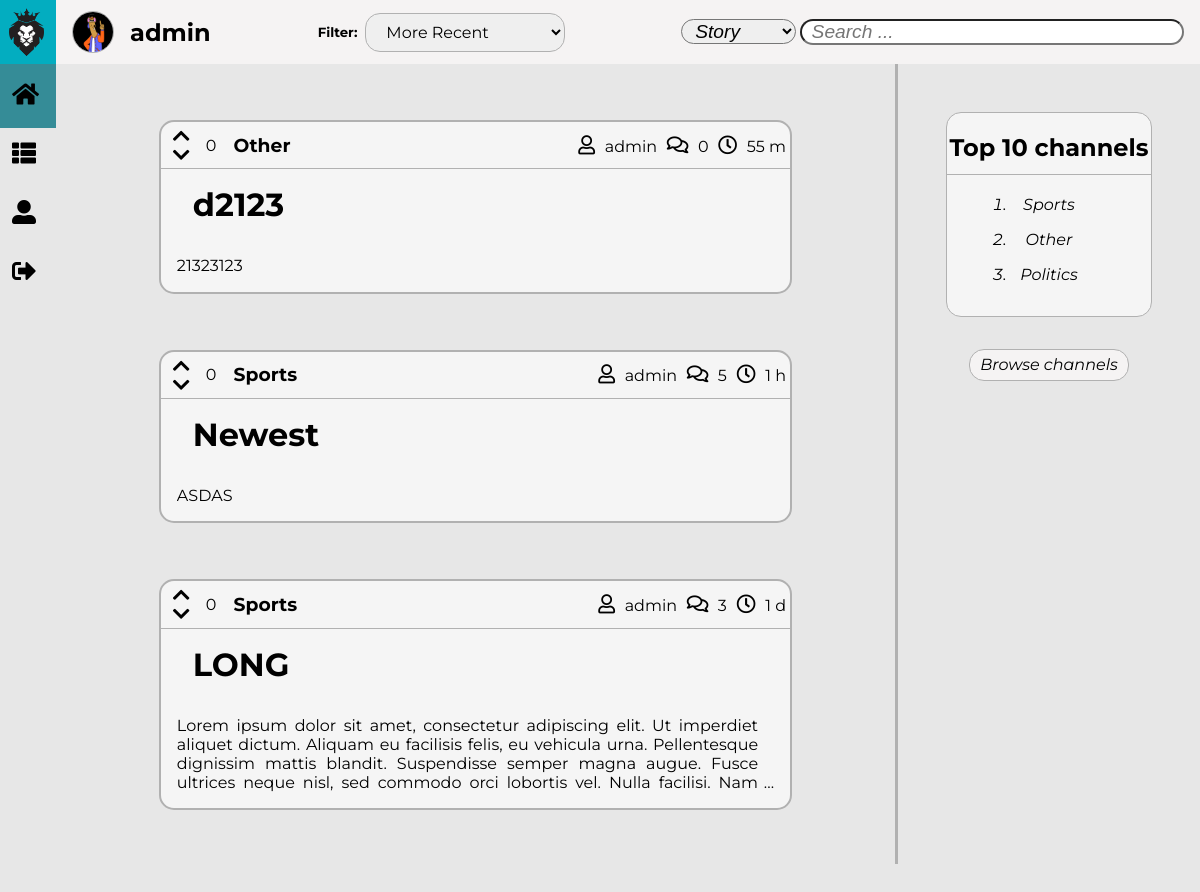
The app's page /pages/feed.php (signed in) with its own data.
### tables this page shows
CREATE TABLE Story(
    storyID INTEGER NOT NULL PRIMARY KEY,
    storyTitle TEXT NOT NULL,
    storyContent TEXT NOT NULL,
    storyPoints INTEGER,
    storyAuthor TEXT NOT NULL REFERENCES User(username),
    storyComments INTEGER NOT NULL,
    storyTime TEXT NOT NULL,
    channelName TEXT NOT NULL REFERENCES Channel(name)       
);

### pages/feed.php (called while the page is built, shortened)
<?php
    include_once('../includes/functions.php');
    include_once('../templates/tpl_common.php');
    include_once('../templates/tpl_stories.php');
    include_once('../templates/tpl_general_aside.php');
    include_once('../database/db_user.php');
    $username = $_SESSION['username'];
    $filter = isset($_GET['filter']) ? $_GET['filter'] : 2;
    $searchFilter = isset($_GET['searchFilter']) ? $_GET['searchFilter'] : 2;
    $stories = isset($_GET['search']) ? get_search_stories($filter, $searchFilter, $_GET['search']) : get_user_channel_stories($username, $filter);
    $storiesVotes = []; $votedStories = [];
    foreach($stories as $story) {
      $votes = get_story_votes($story['storyID']);
      $storiesVotes[$story['storyID']] = $votes == null ? 0 : $votes;
      $votedStories[$story['storyID']] = get_user_story_vote($username, $story['storyID']);
    }
    draw_stories(htmlentities_all($stories), htmlentities_all($storiesVotes), htmlentities_all($votedStories));
?>

### includes/functions.php (called while the page is built, shortened)
<?php function orderBy($value) {
    switch($value) {
    default:
        return 'storyID DESC';
    break;
    }
}
function data_converter($storyTime) {
    $newStoryTime = new DateTime(date('Y-m-d H:i:s'));
    $oldStoryTime = new DateTime($storyTime);
    $interval = date_diff($newStoryTime, $oldStoryTime);
    if($interval->format('%y') !== '0')
        return $interval->format('%y Y');
    else if($interval->format('%m') !== '0')
        return $interval->format('%m M');
    else if($interval->format('%d') !== '0')
        return $interval->format('%d d');
    else if($interval->format('%h') !== '0')
        return $interval->format('%h h');
    else if($interval->format('%i') !== '0')
        return $interval->format('%i m');
    else
        return $interval->format('%s s');
}
?>

### database/db_user.php (called while the page is built, shortened)
<?php
    include_once('../includes/functions.php');
    function get_user_channel_stories($username, $filter) {
      $db = Database::instance()->db();
      $stmt = $db->prepare('SELECT * FROM Story WHERE Story.channelName IN (
                            SELECT channelName FROM Subscription WHERE username = ?) ORDER BY ' . orderBy($filter));
      $stmt->execute(array($username));
      return $stmt->fetchAll();
    }
?>

### templates/tpl_stories.php (the view, shortened to what this page needs)
<?php function draw_stories($stories, $storiesVotes, $votedStories) { ?>
    <div id="masterStories">
        <form method="get" action="../pages/story.php">
            <section id="stories">  <?php
                foreach($stories as $story) { ?>
                    <article id="<?= $story['storyID'] ?>" class="storyArticle">
                        <header id="storyHeader">
                            <div id="story_<?= $story['storyID'] ?>_votes" >
                                <div>
                                    <?php
                                        if($votedStories[$story['storyID']] == 1) { ?>
                                            <div class="votes">
                                                <div>
                                                    <i id="voteUp" class="fas fa-chevron-up"></i>
                                                    <i class="fas fa-chevron-down"></i>
                                                </div>
                                                <span class="storyVotes"><?= htmlentities($storiesVotes[$story['storyID']]) ?></span>
                                            </div>
                                        <?php }
                                        else if($votedStories[$story['storyID']] == -1) { ?>
                                            <div class="votes">
                                                <div>
                                                    <i class="fas fa-chevron-up"></i>
                                                    <i id="voteDown" class="fas fa-chevron-down"></i>
                                                </div>
                                                <span class="storyVotes"><?= htmlentities($storiesVotes[$story['storyID']]) ?></span>
                                            </div>
                                        <?php }
                                        else { ?>
                                            <div class="votes">
                                                <div>
                                                    <i class="fas fa-chevron-up"></i>
                                                    <i class="fas fa-chevron-down"></i>
                                                </div>
                                                <span class="storyVotes"><?= htmlentities($storiesVotes[$story['storyID']]) ?></span>
                                            </div>
                                        <?php }
                                    ?>
                                    <a href="../pages/channel.php?channelName=<?= $story['channelName'] ?>"><h3><?= $story['channelName'] ?></h3></a>
                                </div>
                                <div>
                                    <a class="author" href="../pages/profile.php?username=<?= $story['storyAuthor'] ?>"><i class="far fa-user"></i><?= $story['storyAuthor'] ?></a>
                                    <a class="comments" href="../pages/story.php?storyID=<?= $story['storyID'] ?>#comments"><i class="far fa-comments"></i><?= $story['storyComments'] ?></a>
                                    <span class="date"><i class="far fa-clock"></i><?= data_converter($story['storyTime']) ?></span>
                                </div>
                            </div>
                            <div>
                                <h1><?= $story['storyTitle'] ?></h1>
                            </div>
                        </header>
                        <div id="storySinopse">
                            <p><?= $story['storyContent'] ?></p>
                        </div>
                    </article>
                <?php } ?>
            </section>
        </form>
    </div>
<?php } ?>

### css/common.css (style rules this page uses)
:root { --background-color: rgb(231, 231, 231); --background-header-color: rgb(3, 173, 192); --background-menu-color: rgb(53, 140, 151); --background-toolBar-color: rgb(245, 243, 243); --site-name-color: white; --site-name-font: 'Exo', sans-serif; --menu-color: white; --menu-icons-color: black; --menu-font: 'Montserrat', sans-serif; --toolBar-font: 'Montserrat', sans-serif; --toolBar-info-font-size: 1.5em; --toolBar-filter-font-size: 1em; --border-color: rgb(177, 177, 177); --messages-font: 'Montserrat', sans-serif; --success-fg-color: rgb(86, 155, 13); --error-fg-color: rgb(218, 2, 13); }
body { margin: 0em; display: grid; height: 100%; overflow: hidden; grid-template-columns: auto 5.5fr 2fr; grid-template-rows: 4em 100%; grid-template-areas: "header toolBar toolBar" "menu content aside"; background-color: var(--background-color); }
a { text-decoration: none; }

### css/stories.css (style rules this page uses)
:root { --background-color: rgb(231, 231, 231); --background-story-color: whitesmoke; --hover-font-color: rgb(3, 173, 192); --story-title-font: 'Montserrat', sans-serif; --story-header-font: 'Montserrat', sans-serif; --story-text-font: 'Montserrat', sans-serif; --border-color: rgb(177, 177, 177); }
#masterStories { grid-area: content; width: 100%; height: 100%; overflow: hidden; }
#stories { margin: 0%; width: 100%; max-height: 95%; overflow-y: auto; padding-right: 20px; }
#stories > article { margin: 3.5em auto; width: 75%; height: auto; border-radius: 15px; border: solid var(--border-color) 2px; background-color: var(--background-story-color); }
#storyHeader div { display: flex; justify-content: space-between; }
#storyHeader > div:first-child h3 { margin: 0em; }
#storyHeader > div:first-child > * { margin: 0.25em; font-family: var(--story-header-font); }
#storyHeader > div:first-child > * > * > * { padding: 0em 0.5em; }
#storyHeader > div:first-child { border-bottom: solid var(--border-color) 1px; }
#storyHeader > div:last-child { padding: 0em; justify-content: flex-start; flex-direction: column; display: flex; }
#storyHeader i { padding-top: 0.25em; font-size: 1.2em; }
#storyHeader a , span { margin: auto 0em; }
a { color: black; }
.storyVotes { padding: 0em; }
#storyHeader div:first-child div:first-child div:first-child > div { flex-direction: column; display: flex; }
#storyHeader div:first-child div:first-child div:first-child > div i { padding: 0em; }
#storyHeader div:last-child h1 { margin: 0em; padding: 0.5em 0em 0.5em 1em; width: auto; height: auto; font-family: var(--story-title-font); font-size: 2em; }
#storySinopse { margin: 0em; padding: 1em 1em 1em 1em; max-height: 5em; max-width: 100%; overflow: hidden; font-family: var(--story-text-font); }
#storySinopse > p { overflow: hidden; position: relative; line-height: 1.2em; max-height: 4.8em; padding-right: 1em; margin: 0em; text-align: justify; }
#storySinopse > p:before { right: 0; bottom: 0; position: absolute; content: '...'; }
#storySinopse > p:after { right: 0; width: 1em; height: 1em; margin-top: 0.2em; position: absolute; content: ''; background: var(--background-story-color); }

### css/general_aside.css (style rules this page uses)
:root { --background-color: rgb(231, 231, 231); --background-story-color: whitesmoke; --story-text-font: 'Montserrat', sans-serif; --aside-img-font-size: 15em; --aside-username-font: 'Exo', sans-serif; --aside-username-font-size: 2em; --aside-text-font: 'Montserrat', sans-serif; --aside-button-font-size: 1em; --aside-button-background-color: rgb(245, 243, 243); --aside-button-background-color-hover: rgb(3, 173, 192); --success-fg-color: rgb(86, 155, 13); --error-fg-color: rgb(218, 2, 13); --border-color: rgb(177, 177, 177); }

### records on screen
story: storyID "0", channelName "Other", storyAuthor "admin", storyComments "0", storyTime "55 m", storyTitle "d2123", storyContent "21323123"
story: storyID "0", channelName "Sports", storyAuthor "admin", storyComments "5", storyTime "1 h", storyTitle "Newest", storyContent "ASDAS"
story: storyID "0", channelName "Sports", storyAuthor "admin", storyComments "3", storyTime "1 d", storyTitle "LONG", storyContent "Lorem ipsum dolor sit amet, consectetur adipiscing elit. Ut imperdiet aliquet dictum. Aliquam eu facilisis felis, eu vehicula urna. Pellentesque dignissim mattis blandit. Suspendisse semper magna augue. Fusce ultrices neque nisl, sed commodo orci lobortis vel. Nulla facilisi. Nam…"

### other values on screen
$username "admin"
$channel['channelName'] "Sports"
$channel['channelName'] "Other"
$channel['channelName'] "Politics"
